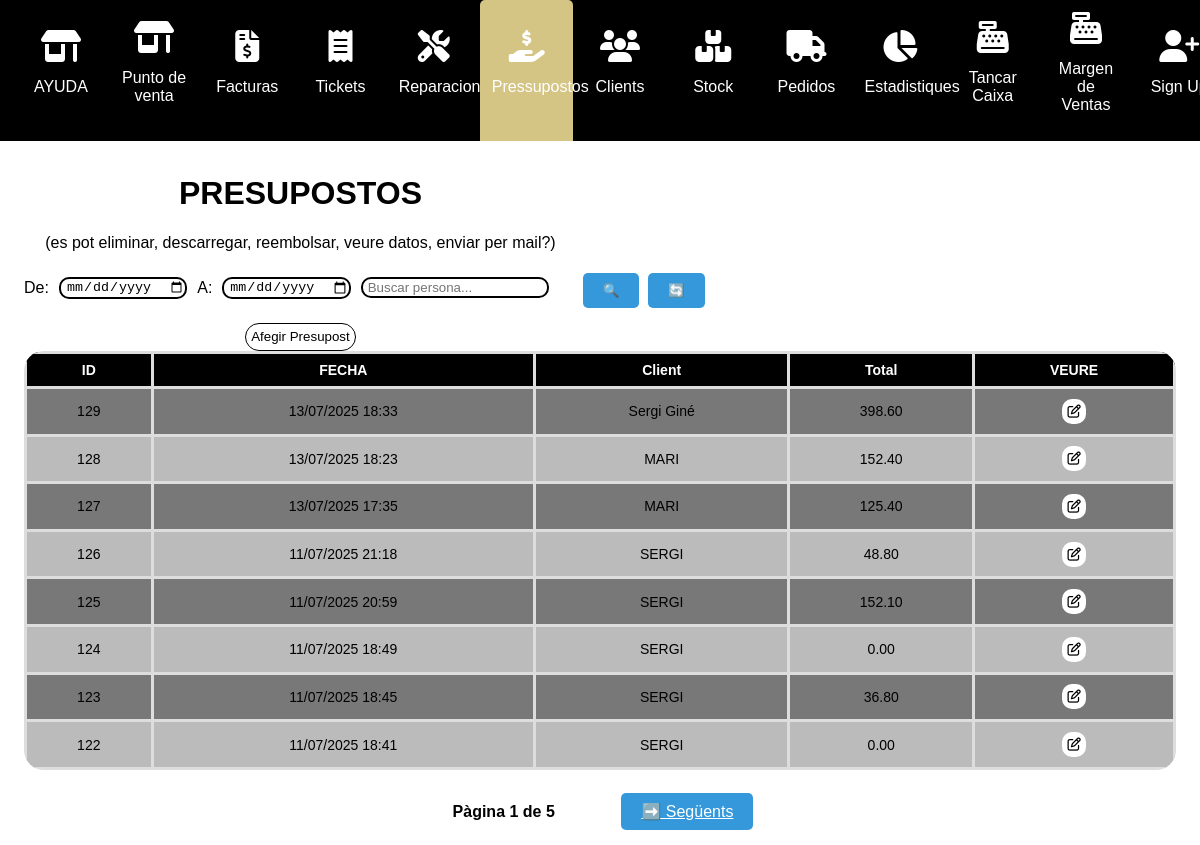
/presupostos/, run on the app's committed database.
### myapp/models.py (models this page shows)
class Pressupost(models.Model):
    persona_id      = models.IntegerField()
    date            = models.DateTimeField()
    facturat        = models.CharField(max_length=100, default="no")
    total           = models.DecimalField(max_digits=12, decimal_places=2)
    metodo_pago     = models.CharField(
                          max_length=20,
                          choices=[('Targeta','Targeta'),('Efectivo','Efectiu')],
                          default='Targeta'
                      )

### myapp/views.py (the view, shortened to what this page needs)
# urls.py: path("presupostos/", views.presupostos, name="presupostos"),
def presupostos(request):
    data_inici = request.GET.get('data_inicio')
    data_fi = request.GET.get('data_fi')
    search = request.GET.get('search')
    pressupostos= Pressupost.objects.all().order_by('-date')
    if search:
        personas_nom = Persona.objects.filter(nombre__icontains=search)
        personas_tel = Persona.objects.filter(telefono__icontains=search)
        personas = personas_nom | personas_tel
        pressupostos = pressupostos.filter(persona_id__in=personas.values_list('id', flat=True))
    page_number = request.GET.get('page', 1)
    paginator = Paginator(pressupostos, 8)
    page = paginator.get_page(page_number)
    for pressupost in page:
        try:
            pressupost.persona_id = Persona.objects.get(id=pressupost.persona_id).nombre
        except Persona.DoesNotExist:
            pressupost.persona_id = "Desconegut"
    personas=Persona.objects.all()
    return render(request, "presupostos.html", {
        "pressupostos": page,
        "data_inicio": data_inici or '',
        "data_fi": data_fi or '',
        "search": search or '',
        "persona":personas
    })

### myapp/templates/presupostos.html (shortened to what this page needs)
{% extends "layouts/base.html" %}
{% block content %}
<!DOCTYPE html>
<html lang="en">
<head>
</head>
<body>
<div class="main-content">
    <div class="products-section">
        <h1>PRESUPOSTOS</h1>
<p>(es pot eliminar, descarregar, reembolsar, veure datos, enviar per mail?)</p>
             <div style="display: flex; align-items: center; gap: 10px; margin-bottom: 10px;">
  <form method="get" style="display: flex; align-items: center; gap: 10px; margin: 0;">
    <label for="data-inicio">De:</label>
    <input type="date" id="data-inicio" name="data_inicio" value="{{ data_inicio }}">
    <label for="data-fin">A:</label>
    <input type="date" id="data-fin" name="data_fi" value="{{ data_fi }}">
    <input type="text" name="search" value="{{ search }}" placeholder="Buscar persona...">
    <button type="submit" class="blue-button">🔍</button>
  </form>
  <form method="get" style="margin: 0; margin-left: 10px;">
    <button type="submit" class="blue-button">🔄</button>
  </form>
</div>
<button id="afegir-reparacio-btn">Afegir Presupost</button>
    </div>
    <form method="post">
        <table id="productTable">
            <thead>
            <tr>
                <th>ID</th>
                <th>FECHA</th>
               <th>Client</th>
                <th>Total</th>
                <th>VEURE</th>
            </tr>
            </thead>
            <tbody>
            {% for pressupost in pressupostos %}
            <tr class="filaTicket">
                <td>{{ pressupost.id }}</td>
               <td>{{ pressupost.date|date:"d/m/Y H:i" }}</td>
                <td>{{ pressupost.persona_id }} </td>
                <td>{{ pressupost.total }} </td>
                <td><button type="button" class="popup-trigger" data-pressupost-id="{{ pressupost.id }}"><i
                        class="fa-regular fa-pen-to-square"></i></button></td>
            </tr>
            {% endfor %}
            </tbody>
        </table>
        <div style="text-align: center; margin-top: 2rem;">
  <span style="margin: 0 1rem; font-weight: bold;">
    Pàgina {{ pressupostos.number }} de {{ pressupostos.paginator.num_pages }}
  </span>
  {% if pressupostos.has_next %}
    <a href="?page={{ pressupostos.next_page_number }}" class="blue-button">➡️ Següents</a>
  {% endif %}
</div>
    </form>
    </div>
</body>
</html>
{% endblock %}

### myapp/static/styles/main.css (style rules this page uses)
body { margin: 0; padding: 0; font-family: Arial, sans-serif; background: rgba(255, 255, 255, 0.499); color: #000000; }
.main-content { padding: 2%; overflow: hidden; margin-top:130px; }
.products-section { float: left; width: 48%; margin-right: 2%; }
table { width: auto; border-collapse: collapse; }
table th, table td { text-align: center; padding: 8px; }
table th { background-color: #000000; color: #ffffff; text-align: center; }
tr:nth-child(even) { background-color: #bbbbbb; }
tr:nth-child(odd) { background-color: #787878; }
#productTable { border-radius: 20px; overflow: hidden; -webkit-border-radius: 20px; -moz-border-radius: 20px; -ms-border-radius: 20px; -o-border-radius: 20px; font-size: 14px; }
input { border-radius: 10px; -webkit-border-radius: 10px; -moz-border-radius: 10px; -ms-border-radius: 10px; -o-border-radius: 10px; text-decoration: none; display: inline-block; border: 2px black solid; padding-left: 5px; }
td button, cart-button button { display: inline-block; border: none; border-radius: 10px; border:none; padding: 5px; -webkit-border-radius: 10px; -moz-border-radius: 10px; -ms-border-radius: 10px; -o-border-radius: 10px; margin: 1%; }
.blue-button { background-color: blue; color: white; border-radius:5px; border: none; padding: 10px 20px; cursor: pointer; margin-right: 10px; :; -webkit-border-radius:5px; -moz-border-radius:5px; -ms-border-radius:5px; -o-border-radius:5px; margin-left: 4%; }
a { color: white; }
.blue-button { background-color: #3498db; color: white; }
body { color: #000000; text-align:center; }
#productTable { width: 100%; border-collapse: collapse; }
#productTable th, #productTable td { border: 3px solid #ddd; padding: 8px; text-align: center; }
#productTable th { background-color: black; }
button { display: inline-block; border: none; border-radius: 50px; border: 1px solid black; background:white; padding:1%; margin-top:5px; }

### myapp/templates/presupostos.html (style rules this page uses)
body { font-family: Arial, sans-serif; }

### data on the page
Pressupost: id "129", date "13/07/2025 18:33", persona_id "Sergi Giné", total "398.60"
Pressupost: id "128", date "13/07/2025 18:23", persona_id "MARI", total "152.40"
Pressupost: id "127", date "13/07/2025 17:35", persona_id "MARI", total "125.40"
Pressupost: id "126", date "11/07/2025 21:18", persona_id "SERGI", total "48.80"
Pressupost: id "125", date "11/07/2025 20:59", persona_id "SERGI", total "152.10"
Pressupost: id "124", date "11/07/2025 18:49", persona_id "SERGI", total "0.00"
Pressupost: id "123", date "11/07/2025 18:45", persona_id "SERGI", total "36.80"
Pressupost: id "122", date "11/07/2025 18:41", persona_id "SERGI", total "0.00"

### other printed values
{{ pressupostos.number }} "1"
{{ pressupostos.paginator.num_pages }} "5"
